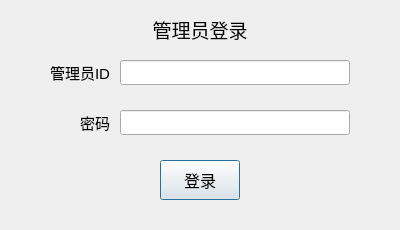
<?xml version="1.0" encoding="UTF-8"?>
<ui version="4.0">
 <class>adminloginWindow</class>
 <widget class="QWidget" name="adminloginWindow">
  <property name="geometry">
   <rect>
    <x>0</x>
    <y>0</y>
    <width>400</width>
    <height>230</height>
   </rect>
  </property>
  <property name="minimumSize">
   <size>
    <width>400</width>
    <height>230</height>
   </size>
  </property>
  <property name="maximumSize">
   <size>
    <width>400</width>
    <height>230</height>
   </size>
  </property>
  <property name="font">
   <font>
    <family>Microsoft YaHei UI</family>
   </font>
  </property>
  <property name="windowTitle">
   <string>登录(管理员)</string>
  </property>
  <widget class="QLabel" name="adminIDlabel">
   <property name="geometry">
    <rect>
     <x>40</x>
     <y>60</y>
     <width>70</width>
     <height>25</height>
    </rect>
   </property>
   <property name="font">
    <font>
     <family>Microsoft YaHei UI</family>
     <pointsize>11</pointsize>
    </font>
   </property>
   <property name="text">
    <string>&lt;html&gt;&lt;head/&gt;&lt;body&gt;&lt;p align=&quot;right&quot;&gt;管理员ID&lt;/p&gt;&lt;/body&gt;&lt;/html&gt;</string>
   </property>
  </widget>
  <widget class="QPushButton" name="loginButton">
   <property name="geometry">
    <rect>
     <x>160</x>
     <y>160</y>
     <width>80</width>
     <height>40</height>
    </rect>
   </property>
   <property name="font">
    <font>
     <family>Microsoft YaHei UI</family>
     <pointsize>12</pointsize>
    </font>
   </property>
   <property name="text">
    <string>登录</string>
   </property>
   <property name="default">
    <bool>true</bool>
   </property>
  </widget>
  <widget class="QLabel" name="passwordlabel">
   <property name="geometry">
    <rect>
     <x>50</x>
     <y>110</y>
     <width>60</width>
     <height>25</height>
    </rect>
   </property>
   <property name="font">
    <font>
     <family>Microsoft YaHei UI</family>
     <pointsize>11</pointsize>
    </font>
   </property>
   <property name="text">
    <string>&lt;html&gt;&lt;head/&gt;&lt;body&gt;&lt;p align=&quot;right&quot;&gt;密码&lt;/p&gt;&lt;/body&gt;&lt;/html&gt;</string>
   </property>
  </widget>
  <widget class="QLabel" name="title">
   <property name="geometry">
    <rect>
     <x>0</x>
     <y>10</y>
     <width>400</width>
     <height>40</height>
    </rect>
   </property>
   <property name="font">
    <font>
     <family>Microsoft YaHei UI</family>
     <pointsize>14</pointsize>
    </font>
   </property>
   <property name="text">
    <string>&lt;html&gt;&lt;head/&gt;&lt;body&gt;&lt;p align=&quot;center&quot;&gt;管理员登录&lt;/p&gt;&lt;/body&gt;&lt;/html&gt;</string>
   </property>
  </widget>
  <widget class="QLineEdit" name="adminIDlineEdit">
   <property name="geometry">
    <rect>
     <x>120</x>
     <y>60</y>
     <width>230</width>
     <height>25</height>
    </rect>
   </property>
   <property name="font">
    <font>
     <family>Microsoft YaHei</family>
     <pointsize>11</pointsize>
    </font>
   </property>
   <property name="locale">
    <locale language="English" country="UnitedStates"/>
   </property>
  </widget>
  <widget class="QLineEdit" name="passwordlineEdit">
   <property name="geometry">
    <rect>
     <x>120</x>
     <y>110</y>
     <width>230</width>
     <height>25</height>
    </rect>
   </property>
   <property name="font">
    <font>
     <family>Microsoft YaHei</family>
     <pointsize>11</pointsize>
    </font>
   </property>
   <property name="locale">
    <locale language="English" country="UnitedStates"/>
   </property>
   <property name="echoMode">
    <enum>QLineEdit::Password</enum>
   </property>
  </widget>
  <widget class="QPushButton" name="helpButton">
   <property name="geometry">
    <rect>
     <x>380</x>
     <y>210</y>
     <width>20</width>
     <height>20</height>
    </rect>
   </property>
   <property name="font">
    <font>
     <family>Microsoft YaHei UI</family>
     <pointsize>10</pointsize>
    </font>
   </property>
   <property name="icon">
    <iconset>
     <normaloff>help-20.png</normaloff>help-20.png</iconset>
   </property>
   <property name="iconSize">
    <size>
     <width>20</width>
     <height>20</height>
    </size>
   </property>
   <property name="flat">
    <bool>true</bool>
   </property>
  </widget>
 </widget>
 <layoutdefault spacing="6" margin="11"/>
 <tabstops>
  <tabstop>adminIDlineEdit</tabstop>
  <tabstop>passwordlineEdit</tabstop>
  <tabstop>loginButton</tabstop>
 </tabstops>
 <resources/>
 <connections/>
</ui>
